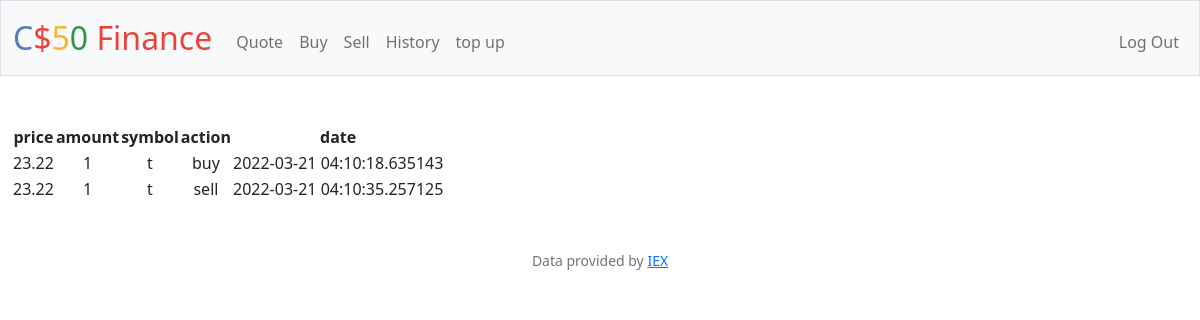
/history (signed in), run on an earlier commit of the app's database.
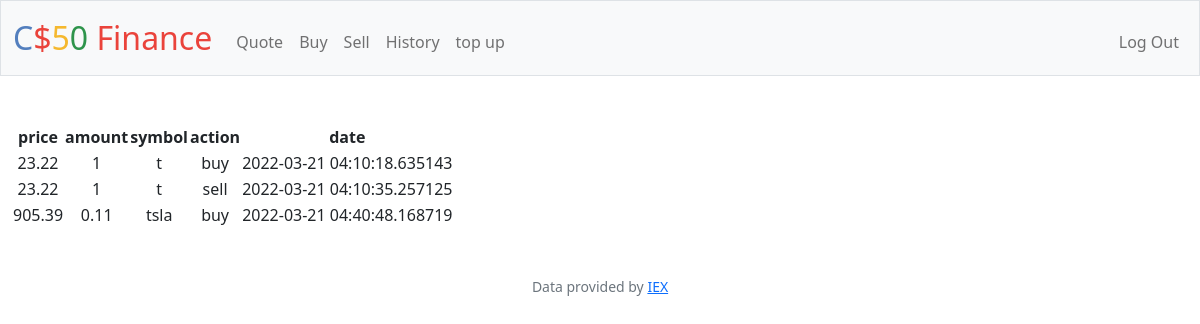
And on a later commit of the database.
### tables this page shows
CREATE TABLE receipts ( id INTEGER PRIMARY KEY AUTOINCREMENT NOT NULL ,price NUMERIC NOT NULL, amount NUMERIC NOT NULL, symbol TEXT NOT NULL, user_id INTEGER NOT NULL,action TEXT NOT NULL,date TEXT NOT NULL );

### app.py (the view)
@app.route("/history")
@login_required
def history():
    values = db.execute("SELECT * FROM receipts")
    print("values = ",values[0]['price'])
    return render_template("history.html",values = values)

### app.py (called while the page is built)
@app.after_request
def after_request(response):
    response.headers["Cache-Control"] = "no-cache, no-store, must-revalidate"
    response.headers["Expires"] = 0
    response.headers["Pragma"] = "no-cache"
    return response

### helpers.py (called while the page is built)
def login_required(f):
    @wraps(f)
    def decorated_function(*args, **kwargs):
        if session.get("user_id") is None:
            return redirect("/login")
        return f(*args, **kwargs)
    return decorated_function

### templates/history.html (shortened to what this page needs)
{% extends "layout.html" %}
{% block main %}
    <table>
        <thead>
            <th>price</th>
            <th>amount</th>
            <th>symbol</th>
            <th>action</th>
            <th>date</th>
        </thead>
        <tbody>
            {% for value in values %}
            <tr>
                <td>{{ value["price"] }}</td>
                <td>{{ value["amount"] }}</td>
                <td>{{ value["symbol"] }}</td>
                <td>{{ value["action"] }}</td>
                <td>{{ value["date"] }}</td>
            </tr>
            {% endfor%}
            </tbody>
        </table>
    {% endblock %}

### templates/layout.html (shortened to what this page needs)
<!DOCTYPE html>
<html lang="en">
    <head>
        <link href="https://cdn.jsdelivr.net/npm/bootstrap@5.1.3/dist/css/bootstrap.min.css" rel="stylesheet">
        <link href="/static/styles.css" rel="stylesheet">
    </head>
    <body>
        <nav class="bg-light border navbar navbar-expand-md navbar-light">
            <div class="container-fluid">
                <a class="navbar-brand" href="/"><span class="blue">C</span><span class="red">$</span><span class="yellow">5</span><span class="green">0</span> <span class="red">Finance</span></a>
                <div class="collapse navbar-collapse" id="navbar">
                    {% if session["user_id"] %}
                        <ul class="navbar-nav me-auto mt-2">
                            <li class="nav-item"><a class="nav-link" href="/quote">Quote</a></li>
                            <li class="nav-item"><a class="nav-link" href="/buy">Buy</a></li>
                            <li class="nav-item"><a class="nav-link" href="/sell">Sell</a></li>
                            <li class="nav-item"><a class="nav-link" href="/history">History</a></li>
                            <li class="nav-item"><a class="nav-link" href="/topup">top up</a></li>
                        </ul>
                        <ul class="navbar-nav ms-auto mt-2">
                            <li class="nav-item"><a class="nav-link" href="/logout">Log Out</a></li>
                        </ul>
                    {% else %}
                        <ul class="navbar-nav ms-auto mt-2">
                            <li class="nav-item"><a class="nav-link" href="/register">Register</a></li>
                            <li class="nav-item"><a class="nav-link" href="/login">Log In</a></li>
                        </ul>
                    {% endif %}
                </div>
            </div>
        </nav>
        <main class="container-fluid py-5 text-center">
            {% block main %}{% endblock %}
        </main>
        <footer class="mb-5 small text-center text-muted">
            Data provided by <a href="https://iexcloud.io/">IEX</a>
        </footer>
    </body>
</html>

### static/styles.css (style rules this page uses)
nav .navbar-brand { font-size: xx-large; }
nav .navbar-brand .blue { color: #537fbe; }
nav .navbar-brand .red { color: #ea433b; }
nav .navbar-brand .yellow { color: #f5b82e; }
nav .navbar-brand .green { color: #2e944b; }

What changed in the data, as far as the page shows it:
added receipts: price "905.39", amount "0.11", symbol "tsla", action "buy", date "2022-03-21 04:40:48.168719"
